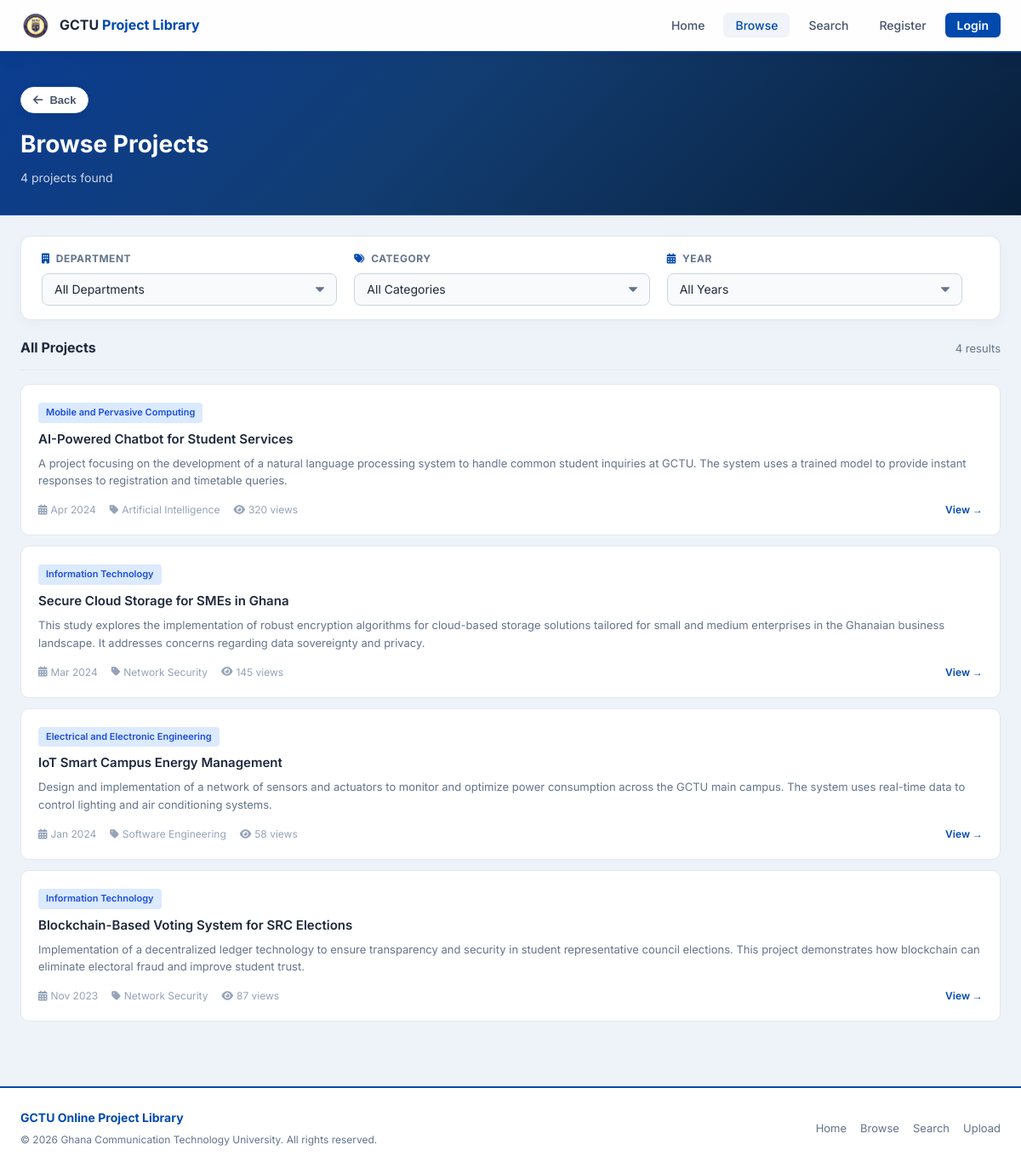
Screenshot of /browse.php with the database file from the repository.
### tables this page shows
CREATE TABLE projects (
    project_id INT AUTO_INCREMENT PRIMARY KEY,
    title VARCHAR(255) NOT NULL,
    abstract TEXT NOT NULL,
    keywords VARCHAR(255),
    category_id INT,
    department_id INT,
    file_path VARCHAR(255),
    upload_date DATE NOT NULL,
    uploader_id INT,
    approval_status ENUM('pending', 'approved', 'rejected') DEFAULT 'pending',
    view_count INT DEFAULT 0,
    FOREIGN KEY (category_id) REFERENCES categories(category_id) ON DELETE SET NULL,
    FOREIGN KEY (department_id) REFERENCES departments(department_id) ON DELETE SET NULL,
    FOREIGN KEY (uploader_id) REFERENCES users(user_id) ON DELETE SET NULL
);

CREATE TABLE departments (
    department_id INT AUTO_INCREMENT PRIMARY KEY,
    department_name VARCHAR(100) NOT NULL,
    department_code VARCHAR(10) NOT NULL UNIQUE
);

CREATE TABLE categories (
    category_id INT AUTO_INCREMENT PRIMARY KEY,
    category_name VARCHAR(100) NOT NULL UNIQUE,
    description TEXT
);

### browse.php (the view, shortened to what this page needs)
<?php
require_once 'config/db.php';
$page = max(1, (int)($_GET['page'] ?? 1));
$per_page = 12;
$conds = ["p.approval_status='approved'"]; $params = [];
$where = implode(' AND ', $conds);
$countStmt = $pdo->prepare("SELECT COUNT(*) FROM projects p WHERE $where");
$countStmt->execute($params);
$total_projects = (int)$countStmt->fetchColumn();
$total_pages = max(1, (int)ceil($total_projects / $per_page));
$page = min($page, $total_pages);
$offset = ($page - 1) * $per_page;
$stmt = $pdo->prepare("SELECT p.*, d.department_name, c.category_name FROM projects p JOIN departments d ON p.department_id=d.department_id JOIN categories c ON p.category_id=c.category_id WHERE $where ORDER BY p.upload_date DESC, p.project_id DESC LIMIT $per_page OFFSET $offset");
$stmt->execute($params);
$projects = $stmt->fetchAll();
require_once 'includes/header.php';
?>
<div class="page-banner">
    <div class="container">
        <div style="margin-bottom:14px;">
            <button type="button" class="back-button secondary" onclick="goBackSafely();"><i class="fas fa-arrow-left"></i> Back</button>
        </div>
        <h1>Browse Projects</h1>
        <p><?php echo $total_projects; ?> project<?php echo $total_projects!=1?'s':''; ?> found</p>
    </div>
</div>
<div class="container">
    <div class="browse-layout">
        <div class="filter-panel">
            <form method="GET" action="browse.php" class="filter-form">
                <div class="filter-group">
                    <label><i class="fas fa-building text-blue"></i> Department</label>
                    <select name="dept" class="filter-select" onchange="this.form.submit()">
                        <option value="0">All Departments</option>
                    </select>
                </div>
                <div class="filter-group">
                    <label><i class="fas fa-tags text-blue"></i> Category</label>
                    <select name="cat" class="filter-select" onchange="this.form.submit()">
                        <option value="0">All Categories</option>
                    </select>
                </div>
                <div class="filter-group">
                    <label><i class="fas fa-calendar-alt text-blue"></i> Year</label>
                    <select name="year" class="filter-select" onchange="this.form.submit()">
                        <option value="0">All Years</option>
                    </select>
                </div>
            </form>
        </div>
        <div>
            <div class="results-bar">
                <h2>All Projects</h2>
                <span><?php echo $total_projects; ?> results</span>
            </div>
            <?php if (empty($projects)): ?>
                <div class="empty-state">
                    <i class="fas fa-folder-open"></i>
                    <h3>No projects found</h3>
                    <p>Try a different filter combination.</p>
                </div>
            <?php else: ?>
                <?php foreach ($projects as $p): ?>
                    <a href="project.php?id=<?php echo $p['project_id']; ?>" class="proj-card">
                        <span class="badge badge-blue"><?php echo htmlspecialchars($p['department_name']); ?></span>
                        <h3><?php echo htmlspecialchars($p['title']); ?></h3>
                        <p class="abstract"><?php echo htmlspecialchars($p['abstract']); ?></p>
                        <div class="card-meta">
                            <span><i class="fas fa-calendar-alt"></i> <?php echo date('M Y', strtotime($p['upload_date'])); ?></span>
                            <span><i class="fas fa-tag"></i> <?php echo htmlspecialchars($p['category_name']); ?></span>
                            <span><i class="fas fa-eye"></i> <?php echo $p['view_count']; ?> views</span>
                            <span style="margin-left:auto; color:#004AAD; font-weight:600; font-size:12px;">View &rarr;</span>
                        </div>
                    </a>
                <?php endforeach; ?>
            <?php endif; ?>
        </div>
    </div>
</div>
<?php require_once 'includes/footer.php'; ?>

### includes/header.php (style rules this page uses)
* { box-sizing: border-box; margin: 0; padding: 0; }
body { font-family: 'Inter', sans-serif; background: #edf3f8; color: #1e293b; font-size: 14px; line-height: 1.6; }
a { color: inherit; text-decoration: none; }
.container { max-width: 1200px; margin: 0 auto; padding: 0 24px; }
.page-banner { background: linear-gradient(135deg, #0b3d91 0%, #123d72 42%, #081e38 100%); padding: 40px 0 32px; border-bottom: 1px solid rgba(255,255,255,0.08); }
.page-banner h1 { font-size: 28px; font-weight: 700; color: #fff; }
.page-banner p { color: rgba(255,255,255,0.78); margin-top: 6px; font-size: 14px; }
.back-button { display: inline-flex; align-items: center; gap: 8px; padding: 8px 14px; border: 1px solid rgba(255,255,255,0.35); border-radius: 999px; background: rgba(255,255,255,0.08); color: #fff; font-size: 13px; font-weight: 600; line-height: 1; cursor: pointer; transition: background 0.2s ease, transform 0.2s ease, border-color 0.2s ease; text-decoration: none; }
.back-button.secondary { background: #fff; border-color: #dfe7f1; color: #475569; box-shadow: 0 2px 8px rgba(15, 23, 42, 0.06); }
.badge { display: inline-block; font-size: 11px; font-weight: 600; padding: 3px 9px; border-radius: 4px; }
.badge-blue { background: #dbeafe; color: #1d4ed8; }
.text-blue { color: #004AAD; }

### browse.php (style rules this page uses)
.browse-layout { display: flex; flex-direction: column; gap: 20px; padding: 24px 0 64px; }
.filter-panel { background: #fff; border: 1px solid #e2e8f0; border-radius: 12px; padding: 16px 24px; box-shadow: 0 4px 16px rgba(0,0,0,0.03); }
.filter-form { display: flex; flex-wrap: wrap; gap: 20px; align-items: flex-end; }
.filter-group { flex: 1; min-width: 200px; }
.filter-group label { display: block; font-size: 12px; font-weight: 700; color: #64748b; margin-bottom: 8px; text-transform: uppercase; letter-spacing: 0.5px; }
.filter-group label i { margin-right: 4px; }
.filter-select { width: 100%; padding: 10px 14px; border: 1px solid #cbd5e1; border-radius: 8px; font-size: 14px; font-family: inherit; color: #1e293b; background-color: #f8fafc; cursor: pointer; transition: all 0.2s; appearance: none; background-repeat: no-repeat; background-position: right 14px top 50%; background-size: 10px auto; }
.results-bar { display: flex; justify-content: space-between; align-items: center; margin-bottom: 16px; padding-bottom: 12px; border-bottom: 1px solid #e2e8f0; }
.results-bar h2 { font-size: 16px; font-weight: 700; }
.results-bar span { font-size: 13px; color: #64748b; }
.proj-card { background: #fff; border: 1px solid #e2e8f0; border-radius: 10px; padding: 20px; margin-bottom: 12px; display: block; text-decoration: none; color: inherit; transition: box-shadow 0.2s, border-color 0.2s; }
.proj-card h3 { font-size: 15px; font-weight: 600; color: #1e293b; margin: 8px 0 8px; line-height: 1.4; }
.proj-card .abstract { font-size: 13px; color: #64748b; line-height: 1.6; margin-bottom: 14px; display: -webkit-box; -webkit-line-clamp: 2; -webkit-box-orient: vertical; overflow: hidden; }
.proj-card .card-meta { display: flex; gap: 16px; font-size: 12px; color: #94a3b8; align-items: center; }
.proj-card .card-meta span { display: flex; align-items: center; gap: 4px; }

### rows the page displays
projects: department.department_name "Mobile and Pervasive Computing", title "AI-Powered Chatbot for Student Services", abstract "A project focusing on the development of a natural language processing system to handle common student inquiries at GCTU. The system uses a trained model to provide instant responses to registration and timetable queries.", upload_date "Apr 2024", category.category_name "Artificial Intelligence", view_count "320"
projects: department.department_name "Information Technology", title "Secure Cloud Storage for SMEs in Ghana", abstract "This study explores the implementation of robust encryption algorithms for cloud-based storage solutions tailored for small and medium enterprises in the Ghanaian business landscape. It addresses concerns regarding data sovereignty and privacy.", upload_date "Mar 2024", category.category_name "Network Security", view_count "145"
projects: department.department_name "Electrical and Electronic Engineering", title "IoT Smart Campus Energy Management", abstract "Design and implementation of a network of sensors and actuators to monitor and optimize power consumption across the GCTU main campus. The system uses real-time data to control lighting and air conditioning systems.", upload_date "Jan 2024", category.category_name "Software Engineering", view_count "58"
projects: department.department_name "Information Technology", title "Blockchain-Based Voting System for SRC Elections", abstract "Implementation of a decentralized ledger technology to ensure transparency and security in student representative council elections. This project demonstrates how blockchain can eliminate electoral fraud and improve student trust.", upload_date "Nov 2023", category.category_name "Network Security", view_count "87"

### other values shown
$total_projects "4"
